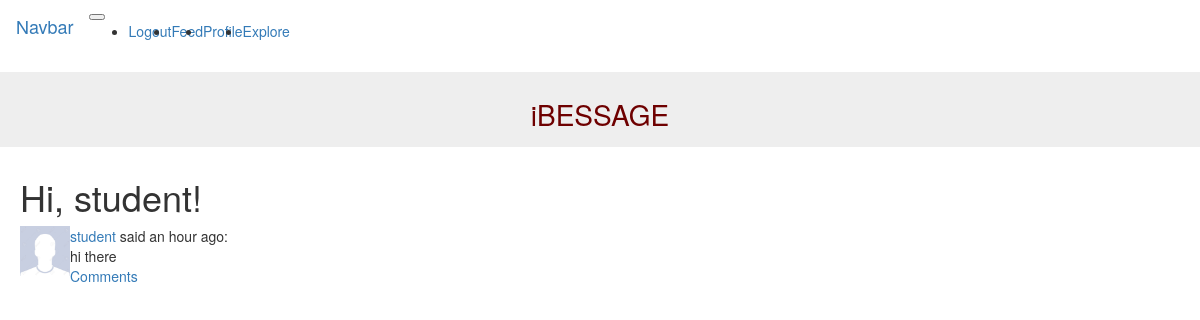
Page /explore (signed in) on the committed database.
### app/models.py (models this page shows, shortened)
class User(UserMixin, db.Model):
    id = db.Column(db.Integer, primary_key=True)
    username = db.Column(db.String(64), index=True, unique=True)
    email = db.Column(db.String(120), index=True, unique=True)
    password_hash = db.Column(db.String(128))
    posts = db.relationship('Post', backref='author', lazy='dynamic')
    about_me = db.Column(db.String(140))
    last_seen = db.Column(db.DateTime, default=datetime.utcnow)
    followed = db.relationship(
        'User', secondary=followers,
        primaryjoin=(followers.c.follower_id == id),
        secondaryjoin=(followers.c.followed_id == id),
        backref=db.backref('followers', lazy='dynamic'), lazy='dynamic')

class Post(db.Model):
    id = db.Column(db.Integer, primary_key=True)
    body = db.Column(db.String(140))
    timestamp = db.Column(db.DateTime, index=True, default=datetime.utcnow)
    user_id = db.Column(db.Integer, db.ForeignKey('user.id'))

### app/routes.py (the view)
@app.route('/explore')
@login_required
def explore():
    posts = Post.query.order_by(Post.timestamp.desc()).all()
    return render_template('index.html', title='Explore', posts=posts)

### app/models.py (called while the page is built)
@login.user_loader
def load_user(id):
    return User.query.get(int(id))

### app/templates/index.html (shortened to what this page needs)
{% extends "base.html" %}
{% import 'bootstrap/wtf.html' as wtf %}
{% block appcontent %}
  <h1>Hi, {{ current_user.username }}!</h1>
  {% for post in posts %}
      {% include '_post.html' %}
  {% endfor %}
{% endblock %}

### app/templates/_post.html
<table>
    <tr valign="top">
        <td><img src="/static/avatar.jpg" width="50" height="50"></td>
        <td>
          <a href="{{ url_for('user', username=post.author.username) }}">
              {{ post.author.username }}
          </a>
            said {{ moment(post.timestamp).fromNow() }}:
                <br>
                {{ post.body }}
                <br>
                <a href="{{ url_for('comments', post_id=post.id) }}"> Comments </a>
        </td>
    </tr>
</table>

### rows in the picture
User: username "student"
Post: author.username "student", timestamp "an hour ago", body "hi there"
